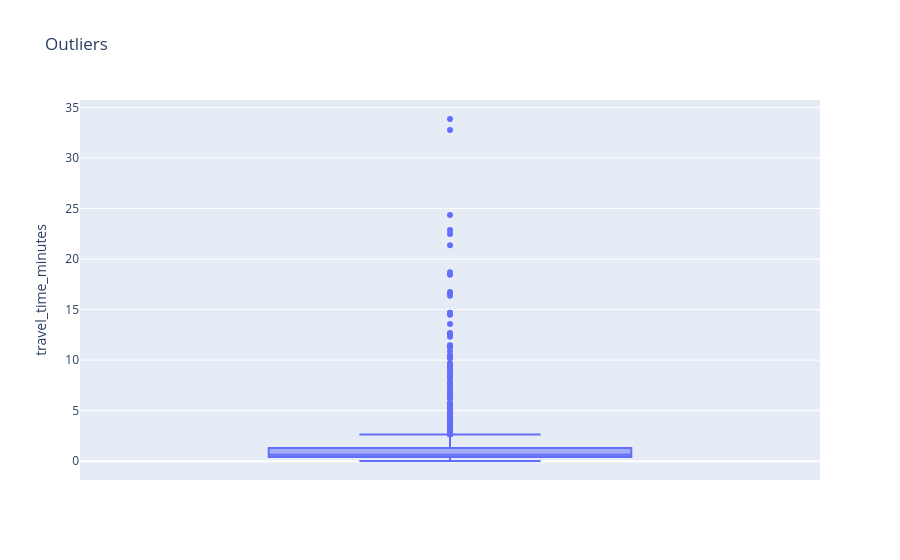

The notebook cell this image was saved under:
### Code cell
import plotly.express as px

var="travel_time_minutes"

mean = accidents[var].div(accidents['miles']).mean()
std = accidents[var].div(accidents['miles']).std()

outliers = accidents[
    (accidents[var].div(accidents['miles']) < mean - 3*std)
    | (accidents[var].div(accidents['miles']) > mean + 3*std)
]

print("Std outliers:", len(outliers))
px.box(accidents, y=var, points="outliers", title="Outliers").show()

### Figure 1 — Plotly figure (JSON) as saved in the notebook; plotly's stock layout.template omitted (floating-point values rounded to 4 significant figures; data arrays with more than 128 entries replaced by an {"elided": "..."} marker saying what was removed)
{"data": [{"alignmentgroup": "True", "boxpoints": "outliers", "hovertemplate": "travel_time_minutes=%{y}<extra></extra>", "legendgroup": "", "marker": {"color": "#636efa"}, "name": "", "notched": false, "offsetgroup": "", "orientation": "v", "showlegend": false, "x0": " ", "xaxis": "x", "y": {"elided": "1634 float values"}, "y0": " ", "yaxis": "y", "type": "box"}], "layout": {"xaxis": {"anchor": "y", "domain": [0.0, 1.0]}, "yaxis": {"anchor": "x", "domain": [0.0, 1.0], "title": {"text": "travel_time_minutes"}}, "legend": {"tracegroupgap": 0}, "title": {"text": "Outliers"}, "boxmode": "group"}}
